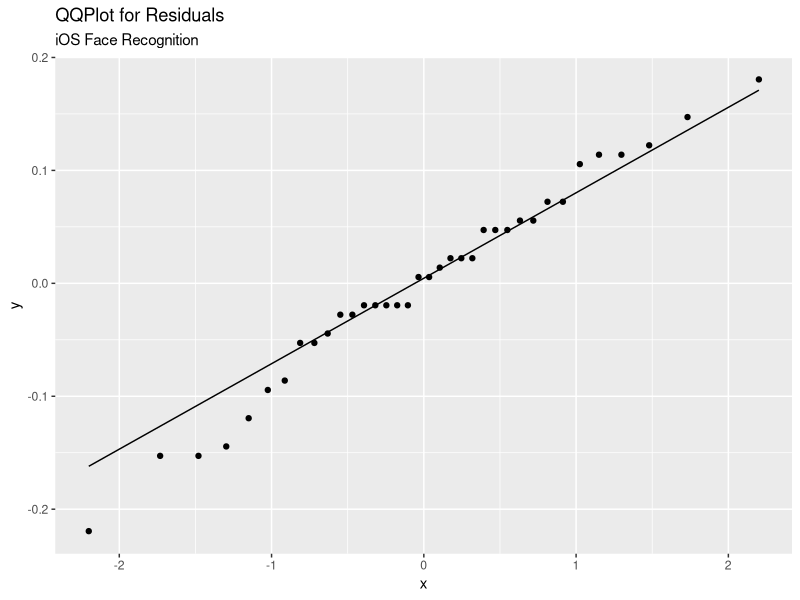
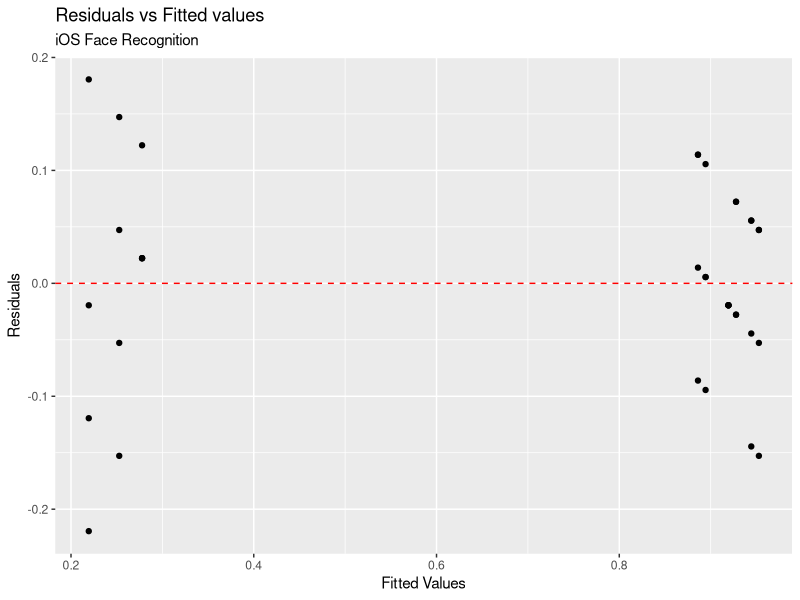
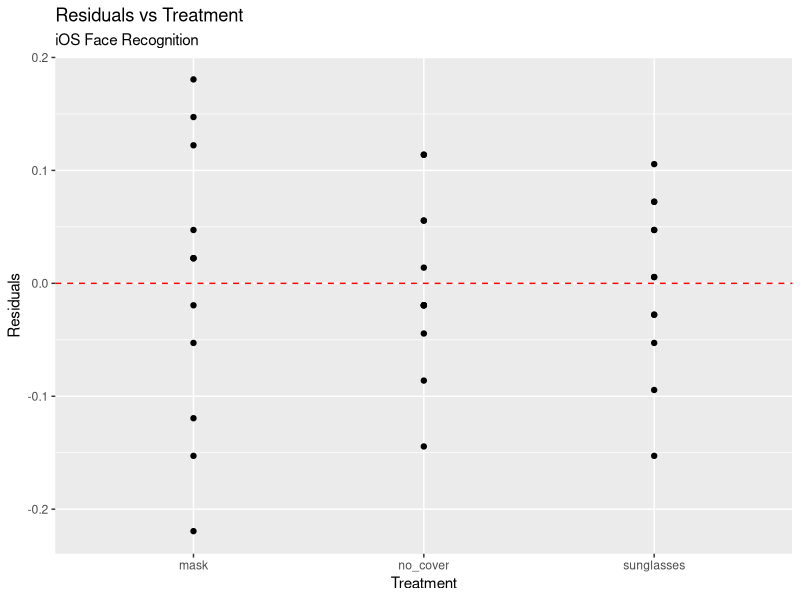
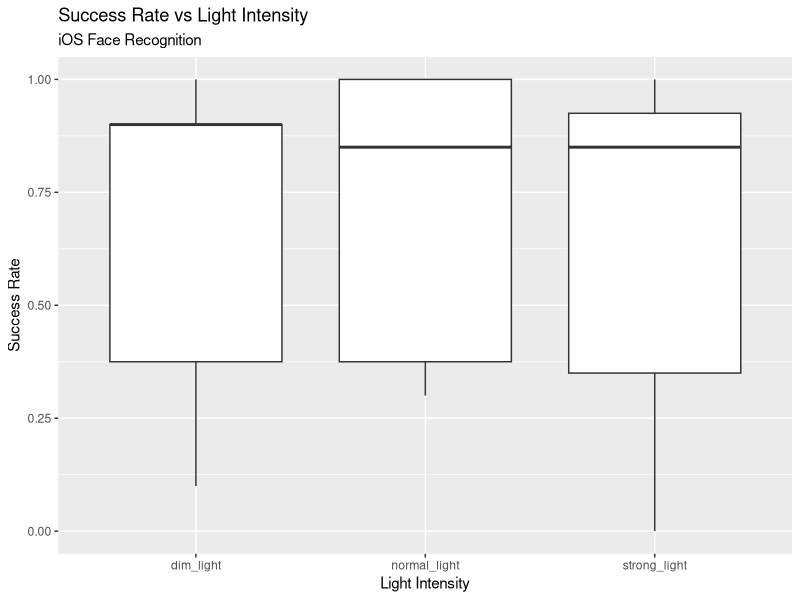
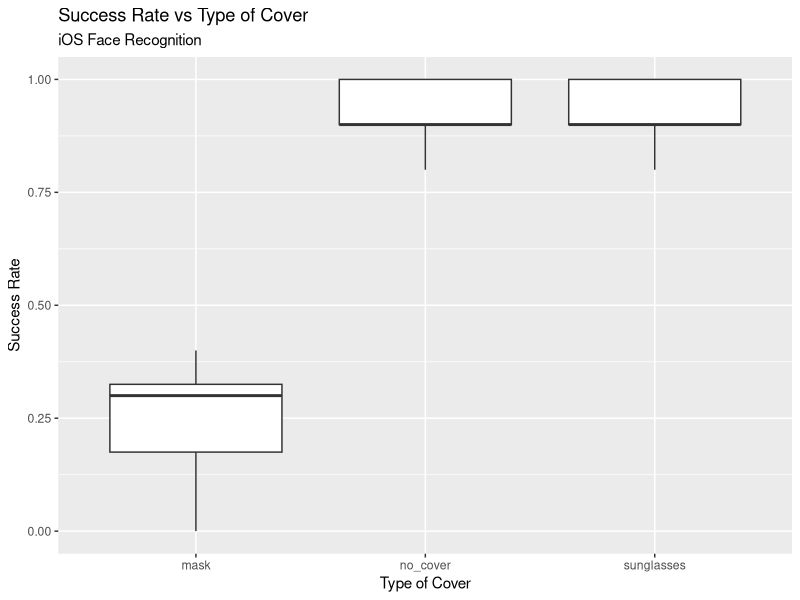

Source code (R) for these figures, in order:
#R Project
library(ggplot2)

#Objective: to see if there are any differences in success rate of iOS
#face recognition if a person has a
#a) sunglasses cover
#b) mask cover
#c) no cover

#Blocks
#strong light, normal light, dim light

#RCBD design

sunglasses = c(0.9,0.8,1,1,0.9,0.9,0.8,1,0.9,0.9,1,1)
mask = c(0.4,0.3,0.4,0,0.3,0.1,0.1,0.4,0.3,0.2,0.3,0.2)
no_cover = c(1,1,0.9,0.8,0.9,0.9,1,0.8,0.9,0.9,1,0.9)
blocks = rep(c("strong_light","normal_light","dim_light"),times=12)

y = c(sunglasses,mask,no_cover)
treatment = as.factor(rep(c("sunglasses","mask","no_cover"),each=12))
blocks = as.factor(blocks)

data = data.frame(y,treatment,blocks)
data

g = lm(y~treatment+blocks)
anova(g)

#p-value (treatment) < 2e-16 
#p-value (treatment) < alpha = 0.05, reject the null hypothesis.

#p-value (blocks) = 0.3442
#p-value (blocks) > alpha = 0.05, do not reject the null hypothesis.

#Conclusion
#At the 5% significance level, there is sufficient evidence to conclude that
#there not all treatment means are different, ie. there are differences between
#the success rate of face recognition when a sunglasses cover, mask cover, and
#no cover are used. Also, at the 5% significance level, there is insufficient
#evidence to conclude that there are any block effects.



#Model Checking

#check normality of residuals
ggplot(g, aes(sample=.resid))+
  geom_qq() + geom_qq_line()+
  labs(title="QQPlot for Residuals", subtitle="iOS Face Recognition")

#The residuals are randomly scattered across the normality line - therefore,
#the assumption of normality of the residuals is satisfied.

#check randomness of residuals
ggplot(g, aes(.fitted,.resid)) +
  geom_point() + geom_hline(yintercept=0, linetype="dashed", color = "red")+
  labs(title="Residuals vs Fitted values", subtitle="iOS Face Recognition", y="Residuals", x="Fitted Values")

ggplot(g, aes(c(treatment),.resid))+
  geom_point() + geom_hline(yintercept=0, linetype="dashed", color = "red")+
  labs(title="Residuals vs Treatment", subtitle="iOS Face Recognition", y="Residuals", x="Treatment")

#There are no patterns in the residual plots - all of the
#points appear to be randomly scattered along y=0. Therefore,
#the assumption of randomness of the residuals is satisfied.


#Boxplots
#Create boxplots to give us an idea of the distributions between the
#different covers and between the different light intensities.

#Boxplot1: light intensity (block)
ggplot(data,aes(x=blocks,y=y))+
  geom_boxplot()+
  labs(title="Success Rate vs Light Intensity",subtitle="iOS Face Recognition", y="Success Rate", x="Light Intensity")
#This reaffirms that there are no block effects at the 5% significance level.


#Boxplot2: different covers
ggplot(data,aes(x=treatment,y=y))+
  geom_boxplot()+
  labs(title="Success Rate vs Type of Cover", subtitle="iOS Face Recognition", y="Success Rate", x="Type of Cover")
#Boxplot2 suggest that the success rate of
#both sunglasses and no_cover is far higher than with mask.
#We are going to confirm this with a formal Tukey multiple comparisons test.



#Multiple Comparisons

#Tukey
z = aov(y~treatment+blocks)
TukeyHSD(z,"treatment")

#At the 5% significance level, there is sufficient evidence to conclude that
#there are differences between mask&sunglasses and no_cover&mask, while there is
#insufficient evidence to conclude that there are any differences between
#no_cover&sunglasses, 
#ie. both sunglasses and no_cover are far away from mask while there are no differences
#between no_cover and sunglasses.


#Conclusion
#At the 5% significance level, there can be assumed no differences between
#the success rate of the iOS face recognition for no_cover and sunglasses while the 
#success rate for mask is different from both no_cover and sunglasses. Furthermore,
#the success rate of the iOS face recognition for both no_cover and sunglasses are
#very high, while the success rate for mask is far lower. 














